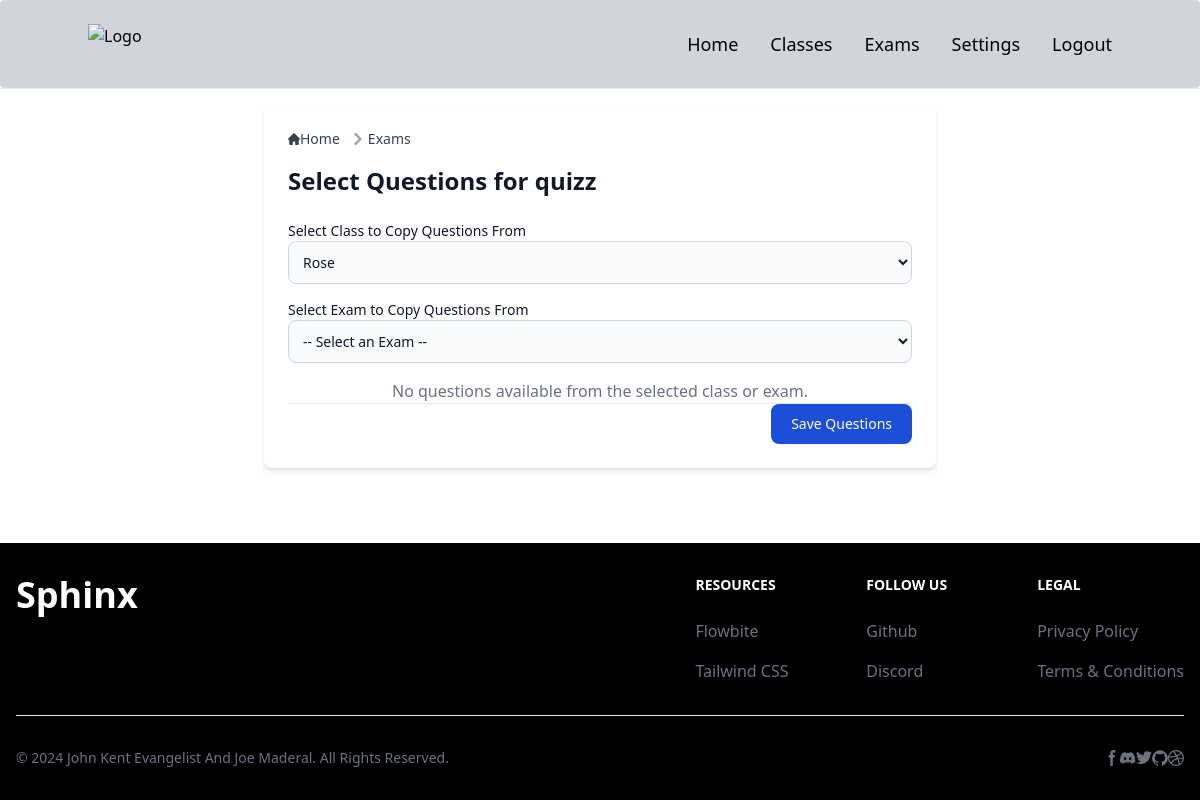
The page /exams/1/select_questions/ (signed in) on the database as committed earlier.
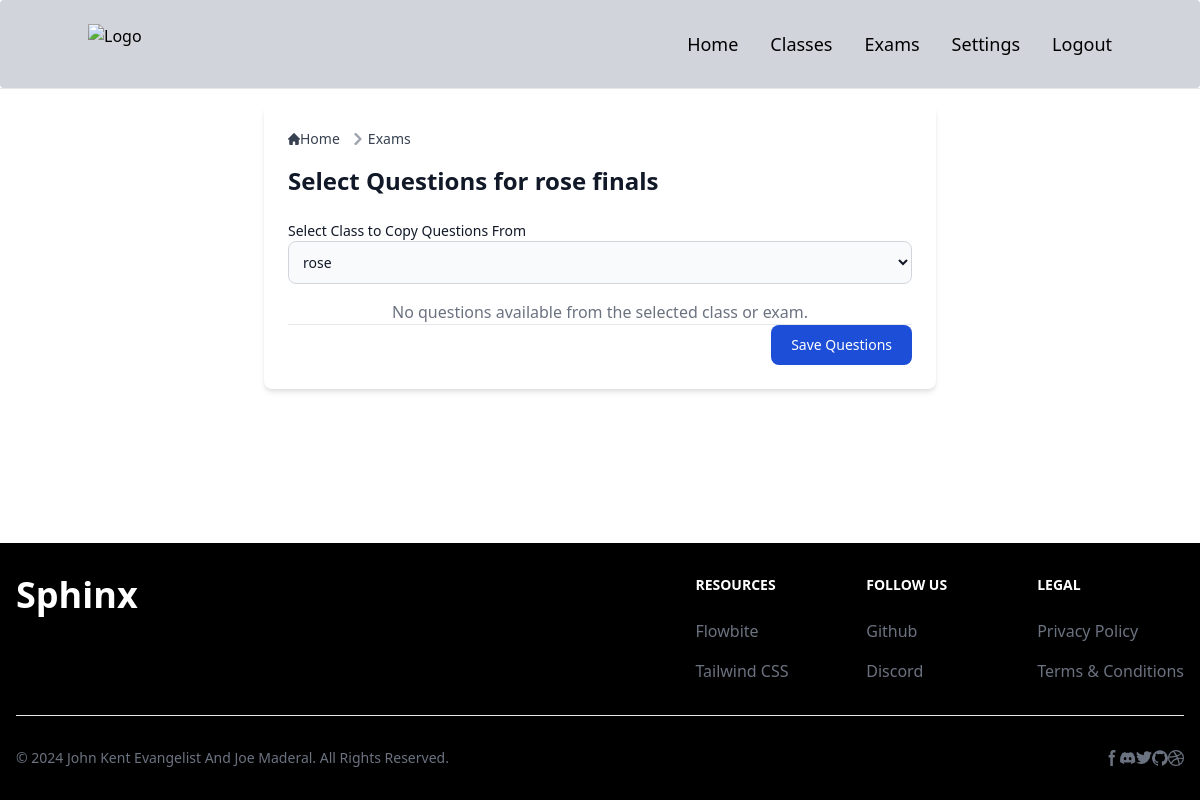
The same page on the database as committed later.
### smartscoreapp/models.py (models this page shows, shortened)
class Exam(models.Model):
    exam_id = models.CharField(max_length=3, unique=True, editable=False)
    name = models.CharField(max_length=50)
    class_assigned = models.ForeignKey(Class, related_name='exams', on_delete=models.SET_NULL, null=True)  # Set to NULL on class deletion
    questions = models.ManyToManyField(Question, related_name='exams')
    set_id = models.CharField(max_length=9, unique=True, blank=True)

### smartscoreapp/views.py (the view, shortened to what this page needs)
# urls.py: path('exams/<int:exam_id>/select_questions/', select_questions_view, name='select_questions'),
@login_required
def select_questions_view(request, exam_id):
    exam = get_object_or_404(Exam, id=exam_id)
    current_class = exam.class_assigned
    user_classes = Class.objects.filter(user=request.user)
    selected_class_id = request.POST.get('class_source_id', current_class.id)
    selected_exam_id = request.POST.get('exam_source_id', None)
    if selected_class_id:
        selected_class = get_object_or_404(Class, id=selected_class_id, user=request.user)
        available_exams = Exam.objects.filter(class_assigned=selected_class).exclude(id=exam_id)
    else:
        available_exams = None
    if selected_exam_id:
        selected_exam = get_object_or_404(Exam, id=selected_exam_id)
        questions = selected_exam.questions.all()
    else:
        questions = []
    return render(request, 'select_questions.html', {
        'exam': exam,
        'current_class': current_class,
        'available_classes': user_classes,  # Only user-specific classes
        'available_exams': available_exams,
        'questions': questions,
        'selected_class_id': int(selected_class_id),
        'selected_exam_id': int(selected_exam_id) if selected_exam_id else None,
    })

### templates/exams/select_questions.html (shortened to what the changed rows need)
{% extends "base.html" %}
{% block content %}
<div class="max-w-2xl mx-auto p-6 bg-white shadow-md rounded-lg">
  <nav class="flex mb-4" aria-label="Breadcrumb">
    <ol class="inline-flex items-center space-x-1 md:space-x-2 rtl:space-x-reverse">
    </ol>
  </nav>
  <h1 class="text-2xl font-semibold text-gray-900 dark:text-white mb-6">Select Questions for {{ exam.name }}</h1>
  <form method="post" action="{% url 'select_questions' exam.id %}">
    <div class="mb-4">
      <label for="class_source_id" class="block text-sm font-medium text-gray-900 dark:text-white">Select Class to Copy Questions From</label>
      <select name="class_source_id" id="class_source_id" class="bg-gray-50 border border-gray-300 text-gray-900 text-sm rounded-lg focus:ring-blue-500 focus:border-blue-500 block w-full p-2.5 dark:bg-gray-600 dark:border-gray-500 dark:placeholder-gray-400 dark:text-white" onchange="this.form.submit()">
        {% for other_class in available_classes %}
          <option value="{{ other_class.id }}" {% if other_class.id == selected_class_id %}selected{% endif %}>{{ other_class.name }}</option>
        {% endfor %}
      </select>
    </div>
    {% if available_exams %}
      <div class="mb-4">
        <label for="exam_source_id" class="block text-sm font-medium text-gray-900 dark:text-white">Select Exam to Copy Questions From</label>
        <select name="exam_source_id" id="exam_source_id" class="bg-gray-50 border border-gray-300 text-gray-900 text-sm rounded-lg focus:ring-blue-500 focus:border-blue-500 block w-full p-2.5 dark:bg-gray-600 dark:border-gray-500 dark:placeholder-gray-400 dark:text-white" onchange="this.form.submit()">
          <option value="">-- Select an Exam --</option>
        </select>
      </div>
    {% endif %}
    {% if questions %}
      <div class="relative overflow-x-auto mb-6">
        <table class="w-full text-sm text-left rtl:text-right text-gray-500 dark:text-gray-400">
          <thead class="text-xs text-gray-700 uppercase bg-gray-50 dark:bg-gray-700 dark:text-gray-400">
            <tr>
              <th scope="col" class="px-6 py-3">
                <input type="checkbox" id="select_all" class="mr-2" onchange="toggleAll(this)">
                <label for="select_all" class="text-sm font-medium text-gray-900 dark:text-white">Select All</label>
              </th>
              <th scope="col" class="px-6 py-3">Question</th>
            </tr>
          </thead>
          <tbody>
            {% for question in questions %}
              <tr class="bg-white border-b dark:bg-gray-800 dark:border-gray-700 hover:bg-gray-100 dark:hover:bg-gray-700 transition">
                <td class="px-6 py-4">
                  <input type="checkbox" name="questions" value="{{ question.id }}" class="mr-4">
                </td>
                <td class="px-6 py-4 font-medium text-gray-900 dark:text-white">{{ question.question_text }}</td>
              </tr>
            {% endfor %}
          </tbody>
        </table>
      </div>
    {% else %}
      <p class="text-center text-gray-500 dark:text-gray-400">No questions available from the selected class or exam.</p>
    {% endif %}
    <div class="flex items-center justify-end space-x-2 border-t border-gray-200 rounded-b dark:border-gray-600">
    </div>
  </form>
</div>
{% endblock %}

Rows that differ between the two databases and show on the page:
changed Exam: name "quizz" → "rose finals"
Other text that changed with them:
form field class_source_id: "Rose" → "rose"
form field exam_source_id: "-- Select an Exam --" → (not shown)
text no longer shown: "Select Exam to Copy Questions From"
